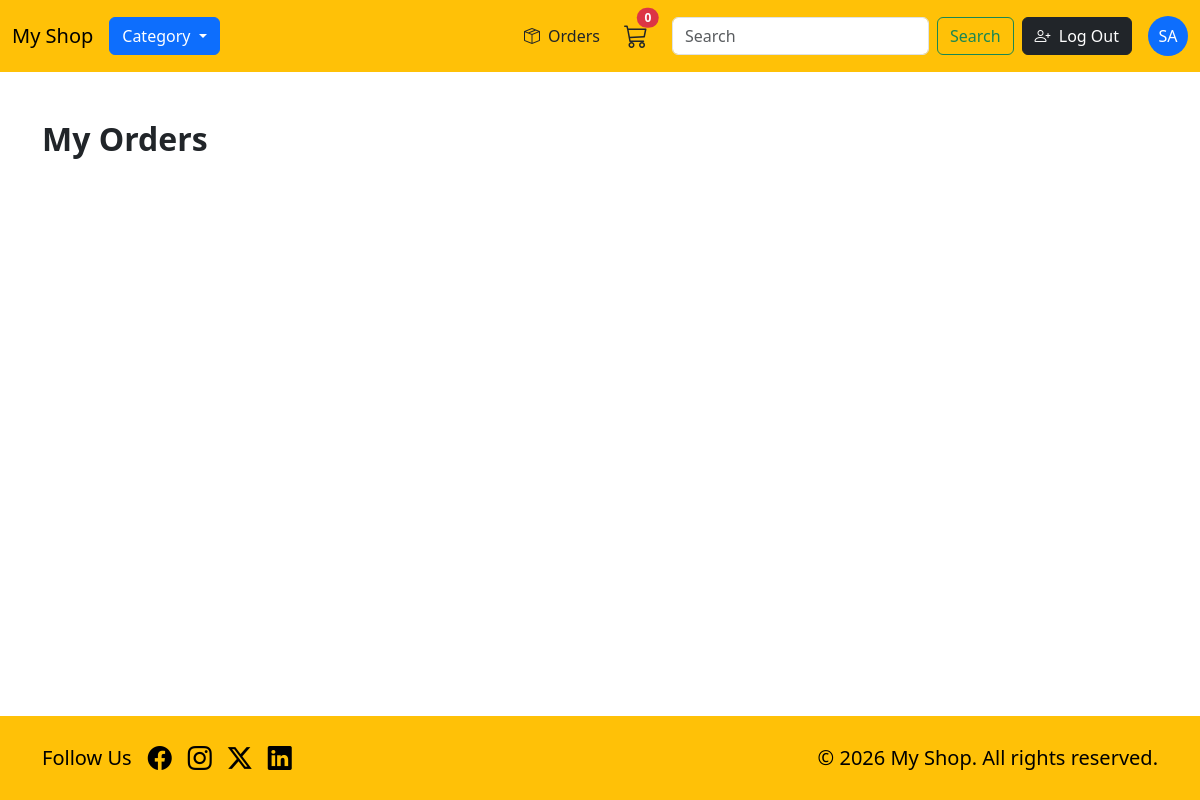
/home/order/order_list/ (signed in), run on an earlier commit of the app's database.
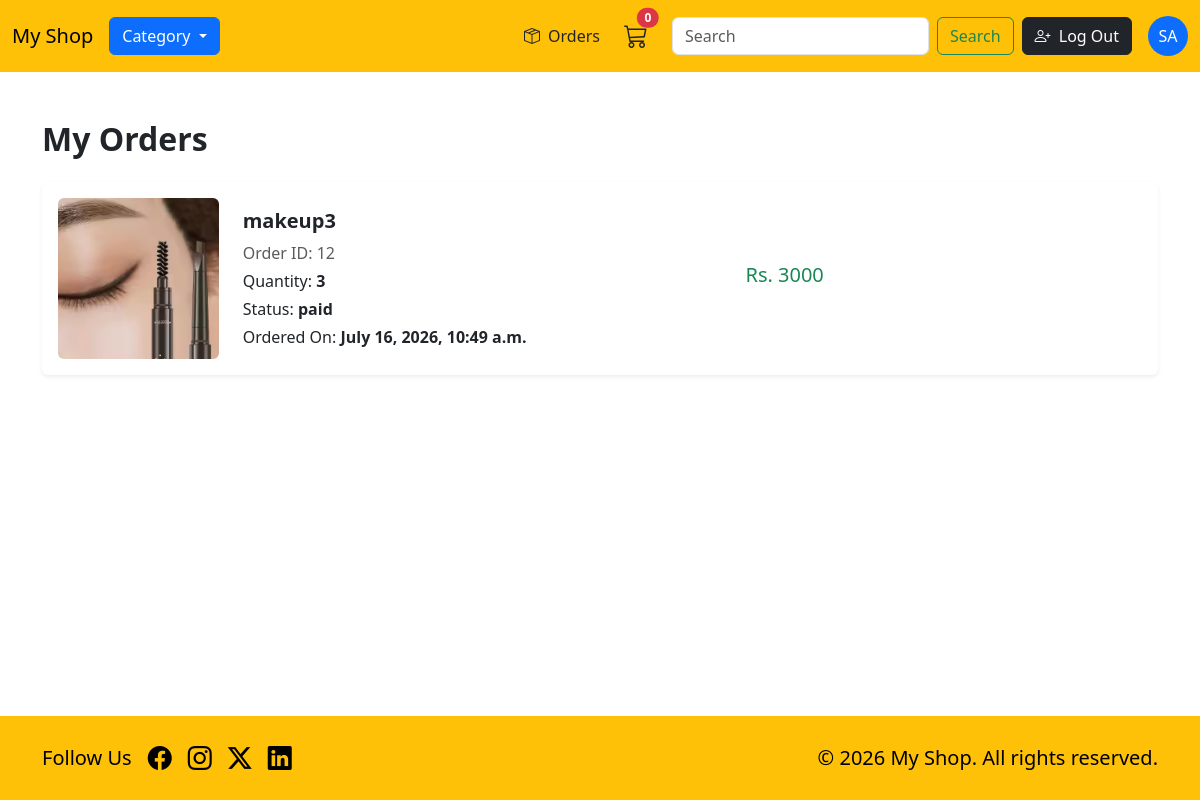
And on a later commit of the database.
### order/models.py (models this page shows, shortened)
class listorder(models.Model):
    order=models.ForeignKey(order,on_delete=models.CASCADE)
    produ=models.ForeignKey(product,on_delete=models.CASCADE)
    quantity=models.IntegerField()
    @property
    def total(self):
        value=self.quantity*self.produ.price
        return value

class order(models.Model):
    user=models.ForeignKey(User,on_delete=models.CASCADE)
    status=models.CharField(max_length=10,default='nth')
    date=models.DateTimeField(auto_now_add=True)
    origin=models.CharField(max_length=10,default='nth')
    payment_method=models.CharField(max_length=20,default='nth')

### products/models.py (models this page shows, shortened)
class product(models.Model):
    cate=[
        ('E','Electronics'),
        ('M','Makeup items'),
        ('V','Vehicles'),
        ('F','Foods'),
        ('C','Clothes'),
    ]
    name=models.CharField(max_length=20)
    price=models.IntegerField()
    description=models.CharField(max_length=500)
    image=models.ImageField(upload_to='photos/')
    quantity=models.IntegerField()
    category=models.CharField(choices=cate)
    random_order=models.FloatField(default=get_random_value,blank=True)

### order/views.py (the view)
# urls.py: path('order_list/',views.order_list,name='order_list'),
@login_required
def order_list(request):
    data=listorder.objects.filter(order__status='paid',order__user=request.user)
    return render(request,'order_list.html',{'data':data})

### core/context_processors.py (called while the page is built)
def count(request):
    if request.user.is_authenticated:
        value=cart.objects.filter(user=request.user).count()
        return {'count_data':value}
    else:
        return {'count_data':0}

### order/templates/order_list.html (shortened to what this page needs)
{%extends 'base.html'%}
{%block body%}
<div class="container py-5">
    <h2 class="mb-4 fw-bold">My Orders</h2>
    <div class="card shadow-sm border-0 mb-4">
        {%for i in data%}
        <div class="card-body">
            <div class="row align-items-center">
                <div class="col-md-2 text-center">
                    <img src="{{i.produ.image.url}}"
                         class="img-fluid rounded"
                         alt="Product">
                </div>
                <div class="col-md-5">
                    <h5 class="fw-bold mb-2">
                        {{i.produ.name}}
                    </h5>
                    <p class="text-muted mb-1">
                        Order ID: {{i.order.id}}
                    </p>
                    <p class="mb-1">
                        Quantity:
                        <strong>{{i.quantity}}</strong>
                    </p>
                    <p class="mb-1">
                        Status:
                        <strong>{{i.order.status}}</strong>
                    </p>
                    <p class="mb-0">
                        Ordered On:
                        <strong>{{i.order.date}}</strong>
                    </p>
                </div>
                <div class="col-md-2 text-center">
                    <h5 class="text-success">
                        Rs. {{i.total}}
                    </h5>
                </div>
            </div>
        </div>
        {%endfor%}
    </div>
</div>
{%endblock%}

What changed in the data, as far as the page shows it:
added listorder: produ.image (picture), produ.name "makeup3", order.id "12", quantity "3", order.status "paid", order "July 16, 2026, 10:49 a.m.", total "3000"
